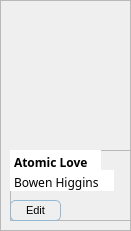
            <widget class="QFrame" name="book4">
             <property name="geometry">
              <rect>
               <x>458</x>
               <y>9</y>
               <width>131</width>
               <height>231</height>
              </rect>
             </property>
             <property name="frameShape">
              <enum>QFrame::StyledPanel</enum>
             </property>
             <property name="frameShadow">
              <enum>QFrame::Raised</enum>
             </property>
             <widget class="QLabel" name="label_41">
              <property name="geometry">
               <rect>
                <x>10</x>
                <y>0</y>
                <width>111</width>
                <height>141</height>
               </rect>
              </property>
              <property name="text">
               <string/>
              </property>
              <property name="pixmap">
               <pixmap resource="Resources.qrc">:/images/book-covers/book9.png</pixmap>
              </property>
              <property name="scaledContents">
               <bool>true</bool>
              </property>
             </widget>
             <widget class="QFrame" name="frame_72">
              <property name="geometry">
               <rect>
                <x>10</x>
                <y>150</y>
                <width>121</width>
                <height>71</height>
               </rect>
              </property>
              <property name="frameShape">
               <enum>QFrame::StyledPanel</enum>
              </property>
              <property name="frameShadow">
               <enum>QFrame::Raised</enum>
              </property>
              <widget class="QPlainTextEdit" name="title4">
               <property name="geometry">
                <rect>
                 <x>0</x>
                 <y>0</y>
                 <width>91</width>
                 <height>21</height>
                </rect>
               </property>
               <property name="styleSheet">
                <string notr="true">font-weight: bold;
font-family: Baloo 2;
background: white;</string>
               </property>
               <property name="frameShape">
                <enum>QFrame::NoFrame</enum>
               </property>
               <property name="verticalScrollBarPolicy">
                <enum>Qt::ScrollBarAlwaysOff</enum>
               </property>
               <property name="tabChangesFocus">
                <bool>false</bool>
               </property>
               <property name="lineWrapMode">
                <enum>QPlainTextEdit::WidgetWidth</enum>
               </property>
               <property name="plainText">
                <string>Atomic Love</string>
               </property>
               <property name="textInteractionFlags">
                <set>Qt::TextSelectableByKeyboard|Qt::TextSelectableByMouse</set>
               </property>
              </widget>
              <widget class="QPlainTextEdit" name="author4">
               <property name="geometry">
                <rect>
                 <x>0</x>
                 <y>20</y>
                 <width>104</width>
                 <height>21</height>
                </rect>
               </property>
               <property name="styleSheet">
                <string notr="true">font-family: Baloo 2;
background: white;</string>
               </property>
               <property name="frameShape">
                <enum>QFrame::NoFrame</enum>
               </property>
               <property name="verticalScrollBarPolicy">
                <enum>Qt::ScrollBarAlwaysOff</enum>
               </property>
               <property name="plainText">
                <string>Bowen Higgins</string>
               </property>
              </widget>
              <widget class="QPushButton" name="edit4">
               <property name="geometry">
                <rect>
                 <x>0</x>
                 <y>50</y>
                 <width>51</width>
                 <height>21</height>
                </rect>
               </property>
               <property name="styleSheet">
                <string notr="true">QPushButton {
background: transparent;
font-size: 11px;
border: 0.5px solid;
border-color: rgb(146, 184, 212);
border-radius: 5px;
}

QPushButton:hover {
	color: rgb(106, 146, 255);
}</string>
               </property>
               <property name="text">
                <string>Edit</string>
               </property>
               <property name="autoDefault">
                <bool>false</bool>
               </property>
              </widget>
             </widget>
            </widget>
